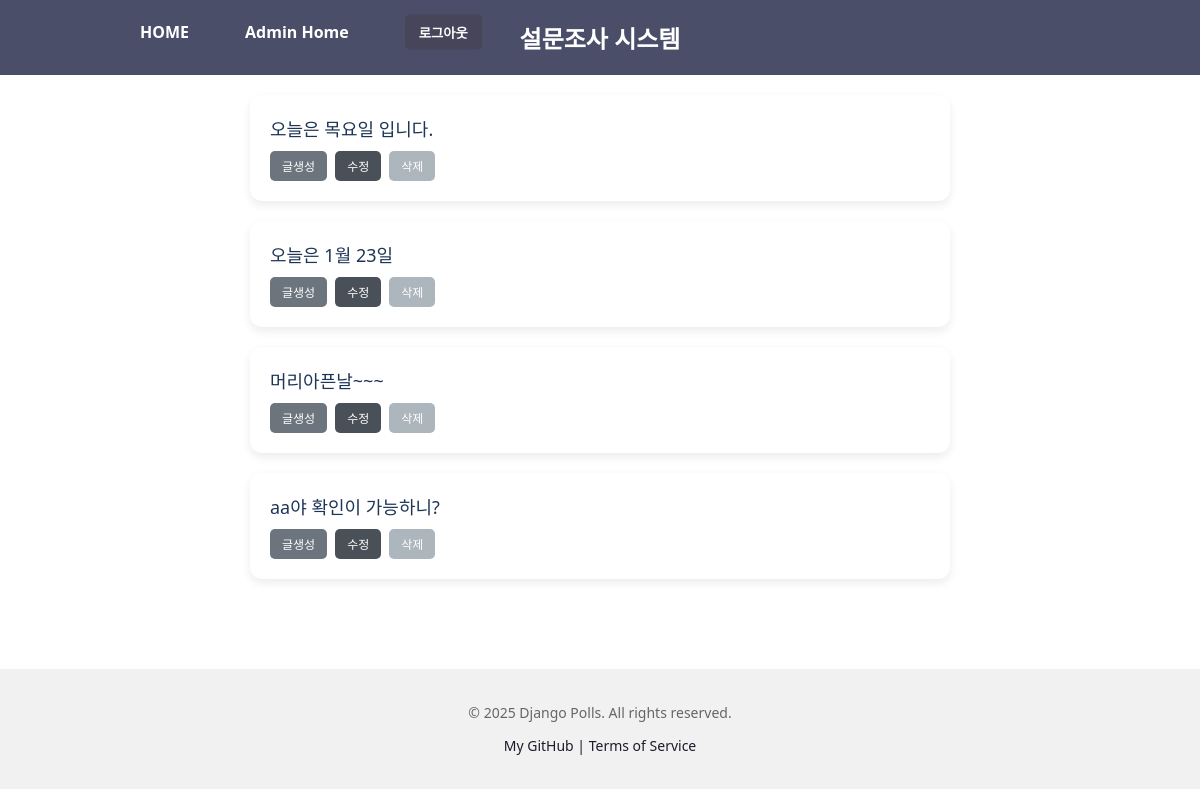
The page /polls/ (signed in) on the database its author committed.
### polls/models.py (models this page shows, shortened)
class Question(models.Model):
    question_text = models.CharField(max_length=200)
    pub_date = models.DateTimeField("date published")

### polls/views.py (the view)
# urls.py: path("", views.IndexView.as_view(), name="index"),
class IndexView(generic.ListView):
    template_name = "polls/index.html"
    context_object_name = "latest_question_list"
    def get_queryset(self):
        return Question.objects.filter(pub_date__lte=timezone.now())

### templates/polls/index.html (shortened to what this page needs)
{% extends "polls/base.html" %} {% load static %}
{% block content %}
{% if latest_question_list %}
<ul class="question-list">
    {% for question in latest_question_list %}
    <li class="question-item">
        <div class="question-text">
            <a href="{% url 'polls:detail' question.id %}">{{ question.question_text }}</a>
        </div>
        <div class="question-actions">
            <a href="{% url 'polls:question_create' %}" class="button create">글생성</a>
            <a href="{% url 'polls:question_update' question.id %}" class="button update">수정</a>
            <a href="{% url 'polls:question_delete' question.id %}" class="button delete">삭제</a>
        </div>
    </li>
    {% endfor %}
</ul>
{% else %}
<p>No polls are available.</p>
{% endif %} {% endblock %}

### static/polls/css/index.css (style rules this page uses)
body { background: url("../images/background.jpg") no-repeat top left; background-size: cover; font-family: "Segoe UI", sans-serif; margin: 0; padding: 0; }
ul { list-style: none; padding: 0; margin: 0 auto; max-width: 700px; }
li { background-color: white; border-radius: 10px; margin-bottom: 12px; padding: 15px 20px; box-shadow: 0 2px 6px rgba(0, 0, 0, 0.1); transition: background-color 0.2s ease; }
a { text-decoration: none; font-size: 18px; color: #1d3557; }
.question-list { list-style: none; padding: 0; margin: 0 auto; max-width: 700px; }
.question-item { background-color: white; border-radius: 12px; margin-bottom: 20px; padding: 20px; box-shadow: 0 4px 10px rgba(0, 0, 0, 0.08); text-align: left; transition: box-shadow 0.2s ease; }
.question-text { font-size: 18px; font-weight: 500; color: #2c2c2c; margin-bottom: 10px; }
.question-actions { display: flex; gap: 8px; }
.button { padding: 6px 12px; border-radius: 5px; font-size: 12px; font-weight: 500; color: white; text-decoration: none; transition: all 0.2s ease-in-out; }
.button.create { background-color: #6c757d; }
.button.update { background-color: #495057; }
.button.delete { background-color: #adb5bd; }

### rows shown on the page
Question: question_text "오늘은 목요일 입니다."
Question: question_text "오늘은 1월 23일"
Question: question_text "머리아픈날~~~"
Question: question_text "aa야 확인이 가능하니?"
